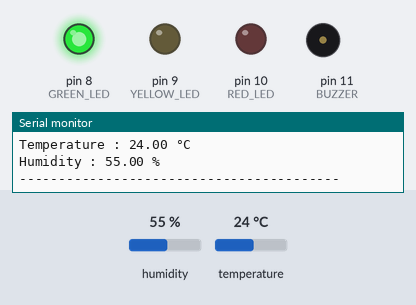
A sketch run on a simulated Arduino Uno, built with avr-gcc and run on an emulated ATmega328P. Shown: output pins drawn as LEDs (lit = HIGH), buzzer (waves = sounding), the last lines printed to the serial monitor. The test bench sets the inputs (shaded band); at power-on: humidity 55 %, temperature 24 °C.

Above: at 1.2 s.
1.3 s: humidity set to 68 %
4.1 s: humidity set to 71 %
At 4.5 s:
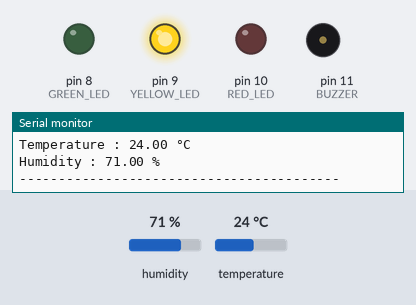
6.9 s: temperature set to 39.4 °C
9.7 s: temperature set to 40.7 °C
At 10.8 s:
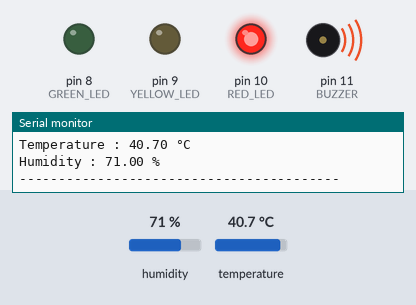
Timing chart, 0 to 12.7 s (numbered marks = the images above; inputs shaded):
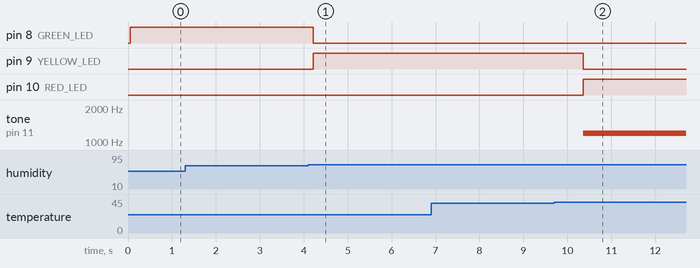

Measured:
- the behaviour switches between 69 and 70 % on humidity (found by bisection; images 0 and 1)
- the behaviour switches between 39.9 and 40 °C on temperature (found by bisection; images 1 and 2)
- after the input at 4.1 s, pin 8 (GREEN_LED): HIGH → LOW after 0.11 s; pin 9 (YELLOW_LED): LOW → HIGH after 0.11 s
- after the input at 9.7 s, pin 9 (YELLOW_LED): HIGH → LOW after 0.66 s; pin 10 (RED_LED): LOW → HIGH after 0.66 s; tone on pin 11 (BUZZER): silent → 1200 Hz after 0.66 s

The sketch:

smart_environment_monitor.ino
```cpp
/*
==========================================================
 Smart Environment Monitor
 Day 4 - IoT Engineering Portfolio
==========================================================
*/

#include <DHT.h>

// ---------------- Pin Definitions ----------------
#define DHTPIN 2
#define DHTTYPE DHT22

const int GREEN_LED = 8;
const int YELLOW_LED = 9;
const int RED_LED = 10;
const int BUZZER = 11;

// ---------------- Create DHT Object ----------------
DHT dht(DHTPIN, DHTTYPE);

// ---------------- Functions ----------------

void normalMode(float temperature, float humidity) {

  digitalWrite(GREEN_LED, HIGH);
  digitalWrite(YELLOW_LED, LOW);
  digitalWrite(RED_LED, LOW);

  noTone(BUZZER);

  Serial.println("Status : NORMAL");
  Serial.print("Temperature : ");
  Serial.print(temperature);
  Serial.println(" °C");

  Serial.print("Humidity : ");
  Serial.print(humidity);
  Serial.println(" %");
}

void warningMode(float temperature, float humidity) {

  digitalWrite(GREEN_LED, LOW);
  digitalWrite(YELLOW_LED, HIGH);
  digitalWrite(RED_LED, LOW);

  noTone(BUZZER);

  Serial.println("Status : WARNING");
  Serial.print("Temperature : ");
  Serial.print(temperature);
  Serial.println(" °C");

  Serial.print("Humidity : ");
  Serial.print(humidity);
  Serial.println(" %");
}

void criticalMode(float temperature, float humidity) {

  digitalWrite(GREEN_LED, LOW);
  digitalWrite(YELLOW_LED, LOW);
  digitalWrite(RED_LED, HIGH);

  tone(BUZZER, 1200);

  Serial.println("Status : CRITICAL");
  Serial.print("Temperature : ");
  Serial.print(temperature);
  Serial.println(" °C");

  Serial.print("Humidity : ");
  Serial.print(humidity);
  Serial.println(" %");
}

void setup() {

  pinMode(GREEN_LED, OUTPUT);
  pinMode(YELLOW_LED, OUTPUT);
  pinMode(RED_LED, OUTPUT);

  pinMode(BUZZER, OUTPUT);

  Serial.begin(9600);

  dht.begin();

  Serial.println("=========================================");
  Serial.println(" Smart Environment Monitor");
  Serial.println("=========================================");
}

void loop() {

  float temperature = dht.readTemperature();
  float humidity = dht.readHumidity();

  if (isnan(temperature) || isnan(humidity)) {

    Serial.println("Failed to read DHT22 Sensor!");
    delay(2000);
    return;
  }

  if (temperature >= 40 || humidity >= 85) {

    criticalMode(temperature, humidity);

  }

  else if (temperature >= 30 || humidity >= 70) {

    warningMode(temperature, humidity);

  }

  else {

    normalMode(temperature, humidity);

  }

  Serial.println("-----------------------------------------");

  delay(2000);
}
```
